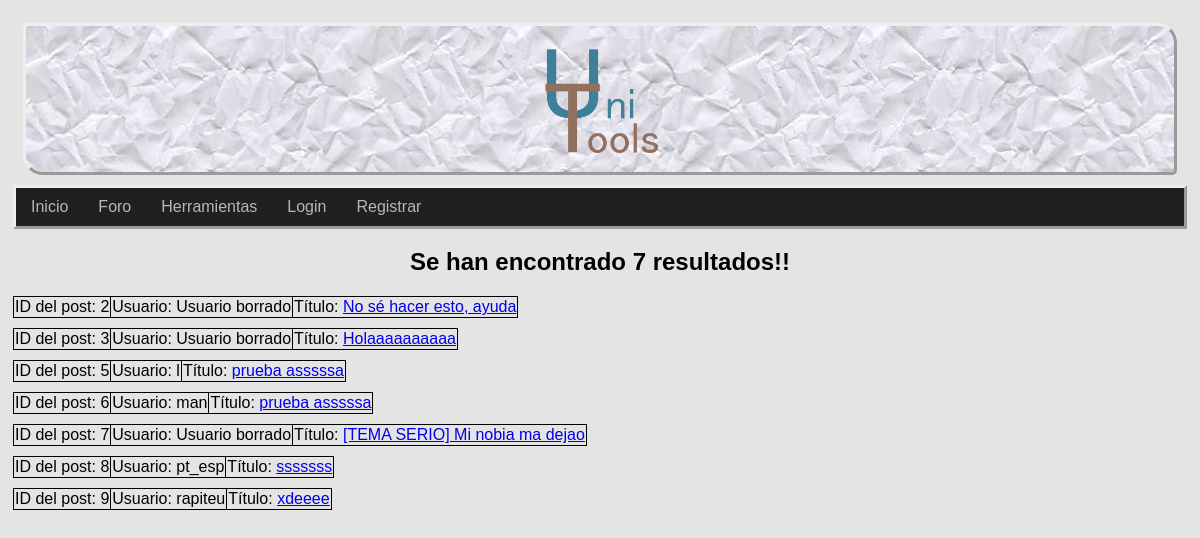
The page /search.php on the database as committed earlier.
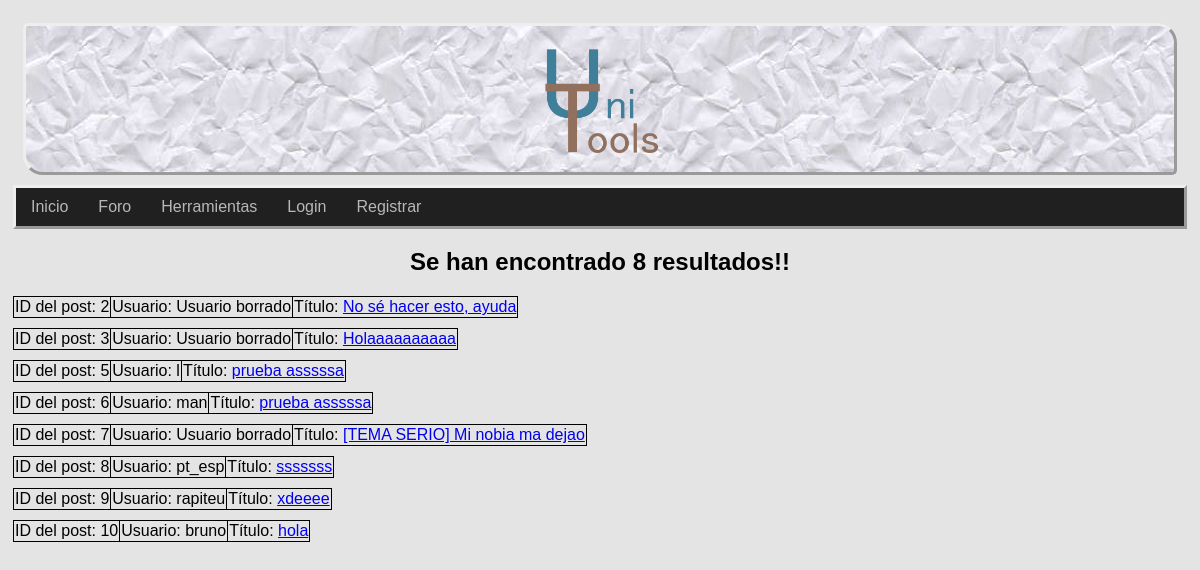
The same page on the database as committed later.
### tables this page shows
CREATE TABLE `posts` (
  `id_post` int(11) NOT NULL,
  `user` int(11) NOT NULL,
  `title` text NOT NULL,
  `content` text NOT NULL,
  `id_cat` int(11) NOT NULL
);

CREATE TABLE `user` (
  `id_user` int(11) NOT NULL,
  `email` varchar(50) NOT NULL,
  `password` varchar(255) NOT NULL,
  `username` varchar(30) NOT NULL,
  `premium` tinyint(1) NOT NULL
);

### dao/dao_post.php (called while the page is built, shortened)
<?php
include_once('DAO.php');
include_once('post_class.php');
class DAOpost extends DAO {
	public function search_certain_post($search){
		$sql = "SELECT * FROM posts WHERE id_post LIKE '%%$search%%' OR user LIKE '%%$search%%' OR title LIKE '%%$search%%' OR content LIKE '%%$search%%' OR id_cat LIKE '%%$search%%'";
		$query = $this->devolverConsulta($sql);
		$array = [];
		while($result = mysqli_fetch_assoc($query)){
            $post = new TOUpost( $result['id_post'],$result['user'],$result['title'],$result['content'],$result['id_cat']);
            array_push($array, $post);
		}
		return $array;
	}
}
?>

### dao/DAO.php (called while the page is built, shortened)
<?php
class DAO {
	public $conn;
	public function __construct() {
		if (!$this->conn){
			$this->conn = mysqli_connect("localhost", "root", "", "unitoolsdb");
		}
	}
	public function ejecutarConsulta($query){
		$result = mysqli_query($this->conn, $query) or die($this->conn->error);
        $array = mysqli_fetch_assoc($result);
		return $array;
	}
	public function devolverConsulta($query){
		$result = mysqli_query($this->conn, $query) or die($this->conn->error);
		return $result;
	}
}
?>

### dao/post_class.php (called while the page is built, shortened)
<?php
class TOUPost {
	private $id_Post;
	private $title;
	function __construct($id_post ='',$user='',$title='',$content='',$category=''){
        $this->id_Post = $id_post;
		$this->title = $title;
	}
	public function get_id(){
		return $this->id_Post;
	}
	public function get_title(){
		return $this->title;
	}
}
?>

### dao/dao_user.php (called while the page is built, shortened)
<?php
include_once('DAO.php');
include_once('user_class.php');
class DAOUsuario extends DAO {
	public function search_userId($userId){
		$sql = sprintf("SELECT * FROM user WHERE id_User = $userId");
		if (!$this->ejecutarConsulta($sql))
			return null;
		else
		{
			$result = $this->ejecutarConsulta($sql);
			$user = new TOUser($result['id_user'],$result['email'],$result['password'],$result['username'],$result['premium']);
			return $user;
		}
	}
}
?>

### dao/user_class.php (called while the page is built, shortened)
<?php
class TOUser {
	private $user_name;
	function __construct($userId='',$email='',$password='',$user_name='',$premium=''){
		$this->user_name = $user_name;
	}
	public function get_username(){
		return $this->user_name;
	}
}
?>

### search.php (the view, shortened to what this page needs)
<?php
if (!isset($_SESSION)) {
    include_once("dao/dao_post.php");
    include_once("dao/dao_user.php");
}
require("includes/common/cabecera.php");
require("includes/common/navegacion.php");
?>
<!DOCTYPE html>
<html>
<head>
    <link rel="stylesheet" type="text/css" href="css/hoja.css">
</head>
<body>
    <div id="contenedor">
        <div id="contenido">
            <?php
            $dao_post = new DAOpost();
            $dao_user = new DAOUsuario();
            $search = $_POST['buscar'];
            $res = $dao_post->search_certain_post($search);
            if (count($res) == '1') {
                echo "<h2>Se han encontrado " . count($res) . " resultado!!</h2>";
            } else {
                echo "<h2>Se han encontrado " . count($res) . " resultados!!</h2>";
            }
            while (!empty($res)) {
                $curr_post = array_shift($res);
                $post_id = $curr_post->get_id();
                $usuario = $dao_user->search_userId($post_id);
                $title = $curr_post->get_title();
                if ($usuario == null) {
                    $username = "Usuario borrado";
                } else {
                    $username = $usuario->get_username();
                }
                echo "<table class=\"posts\">";
                echo "<tbody>";
                echo "<tr>";
                echo "<td>ID del post: " . $post_id . "</td>";
                echo "<td>Usuario: " . $username . "</td>";
                echo "<td>Título: " . "<a href=\"post.php?id=" . $post_id . "\">" . $title . "</a></td>";
                echo "</tr>";
                echo "</tbody>";
                echo "</table>";
            }
            ?>
        </div>
    </div>
</body>

Rows that differ between the two databases and show on the page:
added posts: id_post "10", user.username "bruno", title "hola"
Other text that changed with them:
count($res): "7" → "8"
